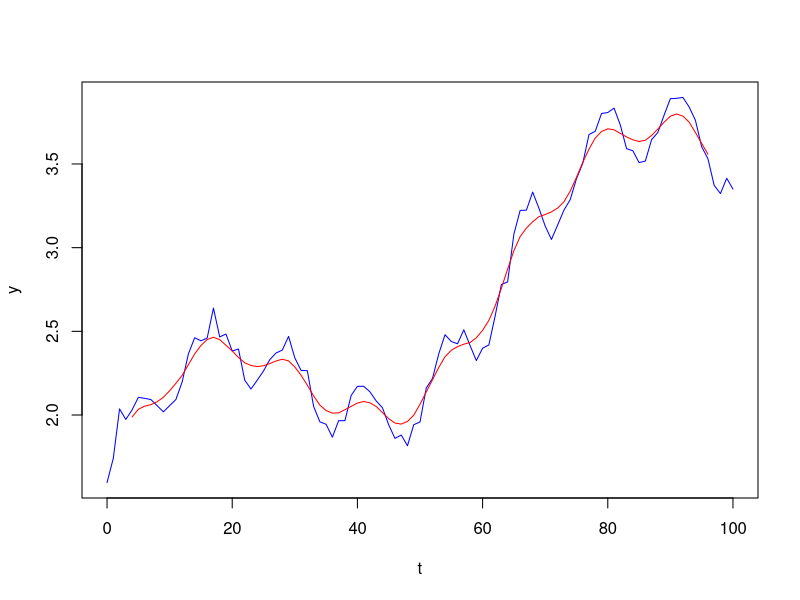
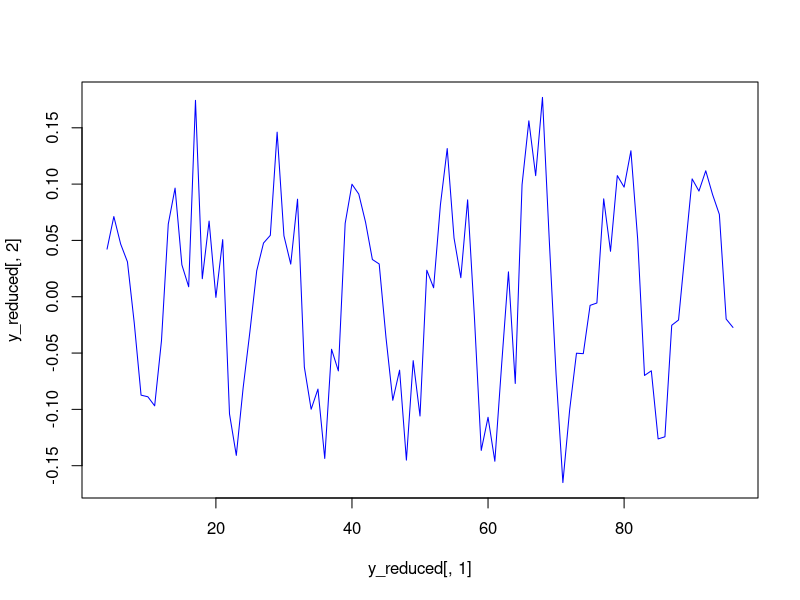

These figures' R source, in order:
### MOVING AVERAGE ##########################################################
### Ro Neumann, 2015 ###########################################################

### INPUT: Time series with first column = time, 2nd  = data
### OUTPUT: 1: "mvg" as two-column matrix
###         2: "y_reduced"as two-column matrix
### Both result to be plotted & made available for data export


# Load test data
data=read.table("Exercise5_1.txt", sep=",")

t = as.numeric(unlist(data[1]))
y = as.numeric(unlist(data[2]))



# Define filter height for moving average
#tau_array = [5, 10, 15, 20, 25];
tau = 8


n = length(t);


#NOTES:::
# moduls x %%y

# MATRIX
# name[row,column]
# data[2,1] gives second entry of first column
# data[1,2] gives first entry of second column
# tail(data, n = -6L) gets columns from frist 6 elements onwards till end
# tail(data) getas last 6 elements by default
# tail(data, n = 1) gets very last element!

### CALCULATE MOVING AVERAGE

# EVEN CASE
modTest = tau %% 2

if(modTest == 0){
  m = n-tau
  mvg = matrix(0,nrow=m, ncol=2)
  last = n-(tau/2)
  first = tau/2+1
  move = t[first:last] # careful! 89 instead of 88 values!
  mvg[,1] = move
  w = matrix(1, nrow= tau+1, ncol =1)
  #w=ones(tau+1,1);
  w[1] = 0.5
  #w(1)=0.5;
  w[tau+1] = 0.5
 # w(tau+1)=0.5;
  
  range = n-tau
  
  for (i in 1:range){
    p=w/tau
    low = i+tau
    mvg[i,2]=sum (y[i:low]%*%p)
  }

  
  
  
# ODD CASE   
  } else {
     m=n-(tau-1)
     mvg = matrix(nrow=m, ncol=2)
     first = floor(tau/2)+1
     last = n-floor(tau/2)
     move = t[first:last]
     mvg[,1] = move
     range = n-(tau-1)
     
     for (i in 1:range){
     mvg[i,2]=mean (y[i:i+tau-1])
     }
  }






# REDUCING original signal by filtered signal
lengthMov = length(mvg[,1])




#For EVEN case

if(modTest== 0){
  m=tau/2
  y_reduced = matrix(nrow=lengthMov, ncol=2)
  y_reduced[,1] = mvg[,1]
  up=m+1
  low=n-m
  y_reduced[,2] = y[up:low]-mvg[,2]

# For ODD case 
} else {
  m= floor(tau/2)
  y_reduced = matrix(nrow=lengthMov, ncol=2)
  y_reduced[,1] = mvg[,1]
  up=m+1
  low=n-m
  y_reduced[,2] =y[up:low]-mvg[,2]
}




# PLOT 1. Original data time vs y1 & time vs y2
plot(t,y,type="l",col="blue")

# Plot Moving average on top of original data
lines(mvg[,1],mvg[,2],col="red") #--> works!

# Plot de-trended data
plot(y_reduced[,1],y_reduced[,2],type="l",col="blue")

#####################################################################

